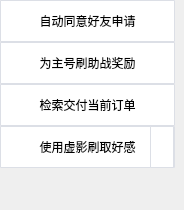
   <widget class="QWidget" name="function2_tab">
    <attribute name="title">
     <string>功能2</string>
    </attribute>
    <widget class="QWidget" name="function2_widget" native="true">
     <property name="geometry">
      <rect>
       <x>0</x>
       <y>0</y>
       <width>175</width>
       <height>201</height>
      </rect>
     </property>
     <widget class="QPushButton" name="auto_agree_friend_Button">
      <property name="geometry">
       <rect>
        <x>0</x>
        <y>0</y>
        <width>175</width>
        <height>42</height>
       </rect>
      </property>
      <property name="toolTip">
       <string>&lt;html&gt;&lt;head/&gt;&lt;body&gt;&lt;p&gt;自动同意好友申请&lt;/p&gt;&lt;p&gt;【手动停止】&lt;/p&gt;&lt;/body&gt;&lt;/html&gt;</string>
      </property>
      <property name="styleSheet">
       <string notr="true">QPushButton {
    background-color: #ffffff;
    border: 1px solid #dcdfe6;
    border-radius: 1px;
}

QPushButton:hover {
    background-color: #ecf5ff;
    color: #409eff;
}

QPushButton:pressed, QPushButton:checked {
    border: 1px solid #3a8ee6;
    color: #409eff;
}</string>
      </property>
      <property name="text">
       <string>自动同意好友申请</string>
      </property>
     </widget>
     <widget class="QPushButton" name="brushing_surportAwards_Button">
      <property name="geometry">
       <rect>
        <x>0</x>
        <y>42</y>
        <width>175</width>
        <height>42</height>
       </rect>
      </property>
      <property name="toolTip">
       <string>&lt;html&gt;&lt;head/&gt;&lt;body&gt;&lt;p&gt;为指定的主账号刷取助战奖励&lt;/p&gt;&lt;p&gt;【自动停止】&lt;/p&gt;&lt;/body&gt;&lt;/html&gt;</string>
      </property>
      <property name="styleSheet">
       <string notr="true">QPushButton {
    background-color: #ffffff;
    border: 1px solid #dcdfe6;
    border-radius: 1px;
}

QPushButton:hover {
    background-color: #ecf5ff;
    color: #409eff;
}

QPushButton:pressed, QPushButton:checked {
    border: 1px solid #3a8ee6;
    color: #409eff;
}</string>
      </property>
      <property name="text">
       <string>为主号刷助战奖励</string>
      </property>
     </widget>
     <widget class="QPushButton" name="only_checkSpendThisTradingPost_Button">
      <property name="geometry">
       <rect>
        <x>0</x>
        <y>84</y>
        <width>175</width>
        <height>42</height>
       </rect>
      </property>
      <property name="toolTip">
       <string>&lt;html&gt;&lt;head/&gt;&lt;body&gt;&lt;p&gt;仅只检索当前订单并自动交付&lt;/p&gt;&lt;p&gt;【自动停止】&lt;/p&gt;&lt;/body&gt;&lt;/html&gt;</string>
      </property>
      <property name="styleSheet">
       <string notr="true">QPushButton {
    background-color: #ffffff;
    border: 1px solid #dcdfe6;
    border-radius: 1px;
}

QPushButton:hover {
    background-color: #ecf5ff;
    color: #409eff;
}

QPushButton:pressed, QPushButton:checked {
    border: 1px solid #3a8ee6;
    color: #409eff;
}</string>
      </property>
      <property name="text">
       <string>检索交付当前订单</string>
      </property>
     </widget>
     <widget class="QPushButton" name="useIllusion2_favor_Button">
      <property name="geometry">
       <rect>
        <x>0</x>
        <y>126</y>
        <width>175</width>
        <height>42</height>
       </rect>
      </property>
      <property name="toolTip">
       <string>&lt;html&gt;&lt;head/&gt;&lt;body&gt;&lt;p&gt;刷取固定次数虚影增长好感度&lt;/p&gt;&lt;p&gt;【自动停止】&lt;/p&gt;&lt;/body&gt;&lt;/html&gt;</string>
      </property>
      <property name="styleSheet">
       <string notr="true">QPushButton {
    background-color: #ffffff;
    border: 1px solid #dcdfe6;
    border-radius: 1px;
}

QPushButton:hover {
    background-color: #ecf5ff;
    color: #409eff;
}

QPushButton:pressed, QPushButton:checked {
    border: 1px solid #3a8ee6;
    color: #409eff;
}</string>
      </property>
      <property name="text">
       <string>使用虚影刷取好感</string>
      </property>
     </widget>
     <widget class="QPushButton" name="useIllusion2_favor_settings_Button">
      <property name="geometry">
       <rect>
        <x>150</x>
        <y>126</y>
        <width>24</width>
        <height>42</height>
       </rect>
      </property>
      <property name="styleSheet">
       <string notr="true">QPushButton {
    background-color: #ffffff;
    border: 1px solid #dcdfe6;
    border-radius: 1px;
}

QPushButton:hover {
    background-color: #ecf5ff;
    color: #409eff;
}

QPushButton:pressed, QPushButton:checked {
    border: 1px solid #3a8ee6;
    color: #409eff;
}</string>
      </property>
      <property name="icon">
       <iconset resource="resources/icon/icon.qrc">
        <normaloff>:/icon/settings.png</normaloff>:/icon/settings.png</iconset>
      </property>
     </widget>
    </widget>
   </widget>
